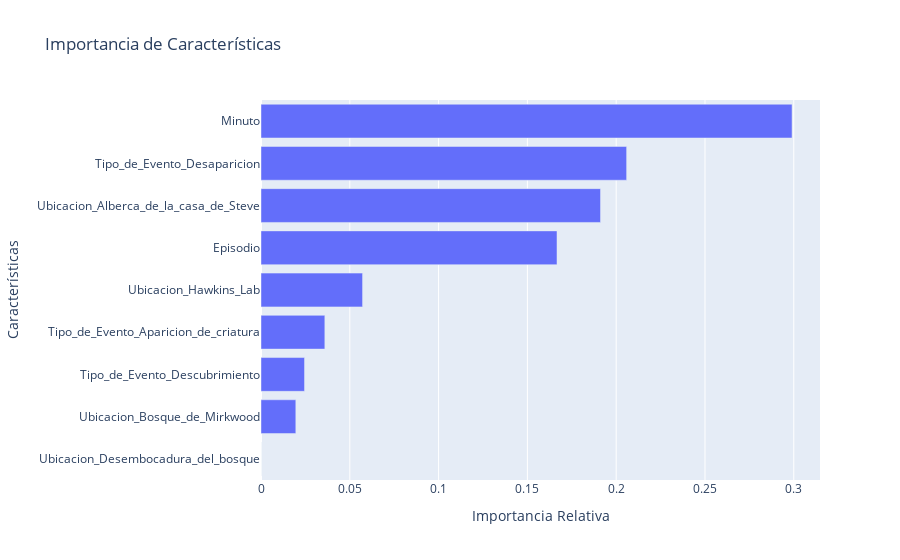

Notebook code cell kept with this figure:
### Code cell
# Gráfico de importancia de características
importances = clf.feature_importances_
features = X.columns
indices = np.argsort(importances)

fig3 = go.Figure(go.Bar(
            x=importances[indices],
            y=[features[i] for i in indices],
            orientation='h'))

fig3.update_layout(
    title='Importancia de Características',
    xaxis_title='Importancia Relativa',
    yaxis_title='Características'
)

fig3.show()

### Figure 1 — Plotly figure (JSON) as saved in the notebook; plotly's stock layout.template omitted (floating-point values rounded to 4 significant figures)
{"data": [{"orientation": "h", "type": "bar", "x": [0, 0.01961, 0.02451, 0.03595, 0.05719, 0.1667, 0.1912, 0.2059, 0.299], "y": ["Ubicacion_Desembocadura_del_bosque", "Ubicacion_Bosque_de_Mirkwood", "Tipo_de_Evento_Descubrimiento", "Tipo_de_Evento_Aparicion_de_criatura", "Ubicacion_Hawkins_Lab", "Episodio", "Ubicacion_Alberca_de_la_casa_de_Steve", "Tipo_de_Evento_Desaparicion", "Minuto"]}], "layout": {"title": {"text": "Importancia de Características"}, "xaxis": {"title": {"text": "Importancia Relativa"}}, "yaxis": {"title": {"text": "Características"}}}}
